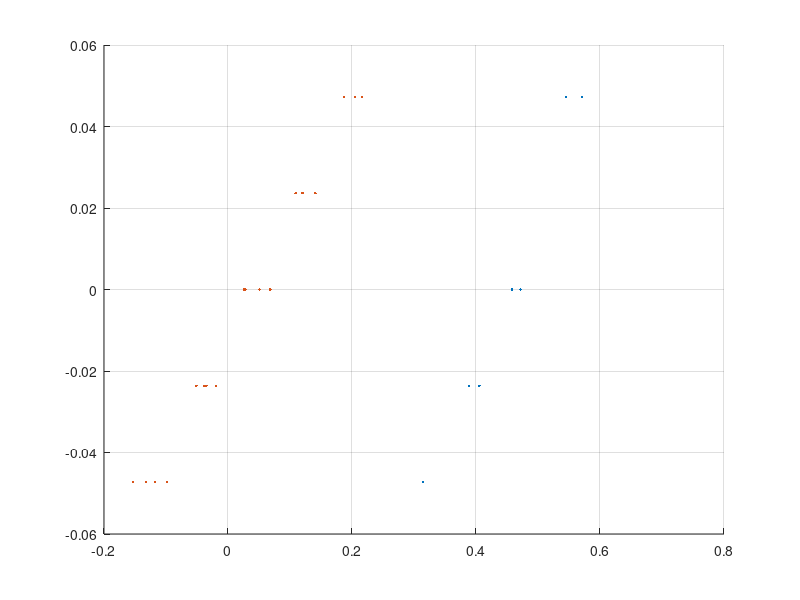

The MATLAB script that drew this image: (Note: this script raises an error after producing the figure.)
%% Tilt Cals


clc
close all
figure(5)
hold on
level_cal = 85/3600.; % degrees per tick

rps_tilt_cals_all = {};
isaac_tilt_cals_all = {};

% First cal, indoors
rps_tilt_ticks = [0 1 2 1 0 0];
rps_tilt_meter = [0.113 0.210 0.302 0.204 0.111 0.110]; % in Volts
rps_tilt_cal = polyfit(rps_tilt_meter,level_cal*rps_tilt_ticks,1);
fprintf('RPS 03 Dec 2021: %f deg/V %+0.2fdeg\n', rps_tilt_cal(1),rps_tilt_cal(2))
plot(rps_tilt_meter,level_cal*rps_tilt_ticks,'.')


rps_tilt_ticks = [0 2 1 0 -1 -2 -1];
rps_tilt_meter = [0.1360 0.2610 0.1840 0.1160 0.0345 -0.0445 0.0390];
rps_tilt_cal = polyfit(rps_tilt_meter,level_cal*rps_tilt_ticks,1);
fprintf('RPS ?? Dec 2021: %f deg/V %+0.2fdeg\n', rps_tilt_cal(1),rps_tilt_cal(2))
plot(rps_tilt_meter,level_cal*rps_tilt_ticks,'.')

isaac_tilt_ticks = [0 2 0 1 -1 -2 0];
isaac_tilt_meter = [0.553 0.681 0.558 0.615 0.479 0.407 0.569]+0*(0.644-0.553); % in Volts
isaac_tilt_cal = polyfit(isaac_tilt_meter,level_cal*isaac_tilt_ticks,1);
fprintf('ISAAC 9 Dec 2021: %f deg/V %+0.2fdeg\n', isaac_tilt_cal(1),isaac_tilt_cal(2))
plot(isaac_tilt_meter,level_cal*isaac_tilt_ticks,'.')
isaac_tilt_ticks = [0 -1 -2 -2 -2 -1 0 1 2 1 0];
isaac_tilt_meter = [0.5585 0.4890 0.3885 0.3925 0.3975 0.4725 0.5485 0.6180 0.7180 0.6380 0.5485];
isaac_tilt_cal = polyfit(isaac_tilt_meter,level_cal*isaac_tilt_ticks,1);
fprintf('ISAAC 16 Dec 2021: %f deg/V %+0.2fdeg\n', isaac_tilt_cal(1),isaac_tilt_cal(2))
plot(isaac_tilt_meter,level_cal*isaac_tilt_ticks,'.')

rps_tilt_cals_all{end+1} = rps_tilt_cal;
isaac_tilt_cals_all{end+1} = isaac_tilt_cal;

% RPS - outdoor
inc_tilt_meter = [0.247,0.405,0.550,0.184];
inc_readout = [-0.04 -0.01 +0.03 -0.06]+0.055;
rps_tilt_cal = polyfit(inc_tilt_meter,inc_readout,1);
fprintf('RPS 24 Dec 2021: %f deg/V %+0.2fdeg\n', rps_tilt_cal(1),rps_tilt_cal(2))
plot(inc_tilt_meter,inc_readout,'.')

% isaac
inc_tilt_meter = [0.602,0.276,0.250,0.632,0.315,0.515];
inc_readout = -1*[-0.03 +0.06 +0.08 -0.03 +0.04 -0.03]+0.055;
isaac_tilt_cal = polyfit(inc_tilt_meter,inc_readout,1);
fprintf('ISAAC 24 Dec 2021: %f deg/V %+0.2fdeg\n', isaac_tilt_cal(1),isaac_tilt_cal(2))
plot(inc_tilt_meter,inc_readout,'.')
xlabel('Tilt meter [V]')
ylabel('Cal''d Tilt [^o]')
grid on
%legend()

rps_tilt_cals_all{end+1} = rps_tilt_cal;
isaac_tilt_cals_all{end+1} = isaac_tilt_cal;

clf; hold on;
% Jun 25 calibrations
isaac_tilt_ticks = [0 -1 -2 -1 0 2 2];
isaac_tilt_meter = [0.4718 0.4054 0.314 0.389 0.458 0.545 0.5714];
isaac_inc_readout = [-0.05 -0.04 -0.09 -0.06 -0.03 0.01 0.01];
isaac_tilt_cal = polyfit(isaac_tilt_meter,level_cal*isaac_tilt_ticks,1);
fprintf('ISAAC 25 Jun 2022: %f deg/V %+0.2fdeg\n', isaac_tilt_cal(1),isaac_tilt_cal(2))
plot(isaac_tilt_meter,level_cal*isaac_tilt_ticks,'.')

rps_tilt_ticks = [0 1 2 1 0 -1 -2 -2 -1 0 0 -2 -2 -1 -1 1 1 2 2];
rps_tilt_meter = [0.0278 0.119 0.2049 0.1208 0.051 -0.039 -0.118 -0.153 -0.035 0.068 0.026 -0.0987 -0.132 -0.051 -0.019 0.109 0.141 0.1875 0.216];
rps_inc_readout = [-0.02 -0.01 +0.02 -0.02 -0.05 -0.06 -0.09 -0.09 -0.07 -0.02 -0.02 -0.1 -0.1 -0.06 -0.07];
rps_tilt_cal = polyfit(rps_tilt_meter,level_cal*rps_tilt_ticks,1);
fprintf('RPS 25 Jun 2022: %f deg/V %+0.2fdeg\n', rps_tilt_cal(1),rps_tilt_cal(2))
plot(rps_tilt_meter,level_cal*rps_tilt_ticks,'.')
grid on
rps_tilt_cals_all{end+1} = rps_tilt_cal;
isaac_tilt_cals_all{end+1} = isaac_tilt_cal;


%%
clc
addpath('z:/pipeline/beammap/')
gitdir = fullfile('C:','Users','James','Documents','');
%figdir = fullfile(gitdir,'GitHub','postings','2021mmdd_isaac_test','figs');
figdir = fullfile(gitdir,'GitHub','postings','2023mmdd_isaac_data','figs');
direct = fullfile(gitdir,'GitHub','rps_cal','data','');
prefix = {...
    'isaac_cal_1_with_home_';... %0dB
    'isaac_cal_1_no_home_';... %0dB
    'isaac_cal_2_';... %-30dB
    'isaac_cal_3_';... %-45dB
    'isaac_cal_4_';... %-55dB
    'isaac_cal_1_new_home';... % New homing, Indoor
    'isaac_cal_5_no_home';... % No Homing, Indoor
    'isaac_cal_6_no_home';... % placed outside
    'isaac_cal_7_no_home';... % Moved to same level
    'isaac_cal_8_no_home';... % outside relevel
    'isaac_cal_9_no_home';... % Outside after grid check
    'isaac_cal_10_no_home';... % Homed the RPS. Checking again.
    'isaac_cal_2_with_home';... % Cal with constant homing
    'isaac_cal_3_with_home';... % After bringing it back down and fixing recessed pin.
    'isaac_cal_4_with_home_indoor';... % Indoor test again
    'isaac_cal_5_with_home_indoor';... % Indoor test after installing heater
    'isaac_cal_6_with_home_indoor';... % Indoor test because I'm paranoid
    'isaac_cal_7_with_home_indoor';... % Another indoor test because everything is still shitty.
    'isaac_cal_8_with_home_indoor';... % Added a 'fine' homing switch to the stepper motor.
    'isaac_cal_1_fine_home_check';... % Edited the homing to avoid intermittent homing position.
    'isaac_cal_2_fine_home_check';... % Checking if I'm an idiot...
    'isaac_cal_1_fine_home_check_outdoor';... % Outdoor Check!
    'isaac_cal_1_fine_home_check_outdoor_post';... % Outdoor Check, post obs
    'isaac_cal_1_fine_home_check_indoor_post';... % Indoor Check, post obs
    'isaac_cal_2_fine_home_check_indoor_post';... % Indoor Check, post obs, ISAAC refrozen
    'isaac_cal_3_fine_home_check_indoor_post';... % Indoor Check, post obs, RPS refrozen
    'isaac_cal_jig_nonhome_1';... % RPS jig check 25 Jun 2022 @ 20"
    'isaac_cal_jig_nonhome_2';... % RPS jig check 25 Jun 2022 @ 40"
    'isaac_cal_jig_nonhome_3';... % RPS jig check 28 Jun 2022 @ 40" no changes
    'isaac_cal_jig_nonhome_4';... % RPS jig check 28 Jun 2022 @ 40", changed tilt
    'isaac_cal_jig_nonhome_5';... % RPS jig check 28 Jun 2022 @ 40", back to orig. tilt
    'isaac_cal_jig_nonhome_6';... % RPS jig check 28 Jun 2022 @ 20",
    'isaac_cal_jig_nonhome_7';... % RPS jig check 28 Jun 2022 @ 20", repeat of previous
    'isaac_cal_jig_nonhome_8';... % RPS jig check 29 Jun 2022 @ 20", This was actually homed!
    'isaac_cal_jig_withhome_2';... % 30 Jun 2022 @ 20"; homed. Repeat of last
    'isaac_cal_jig_withhome_3';... % 30 Jun 2022 @ 20"; homed. Repeat of last
    'isaac_cal_jig_withhome_4';... % 29 Jul 2022 @ 37"; homed.
    'isaac_cal_jig_withhome_5';... % 31 Jul 2022 @ 37"; homed. Repeat of last
    'isaac_cal_jig_withhome_6';... % 31 Jul 2022 @ 37"; homed. Zeroed RPS to -0.03
    'isaac_cal_jig_withhome_7';... % 31 Jul 2022 @ 37"; homed. Zeroed ISAAC
    'isaac_cal_jig_withhome_8';... % 31 Jul 2022 @ 37"; homed. Added baffling.
    };

labs = {...;
    '0dB Attenuation, With Homing';...
    '0dB Attenuation, No Homing';...
    '30dB Attenuation, No Homing';...
    '45dB Attenuation, No Homing';...
    '55dB Attenuation, No Homing';...
    'Indoor test with grids, with homing';...
    'Indoor test with grids, No homing';...
    'Outdoor test, No homing';...
    'Outdoor test, Same platform, No Homing';...
    'Outdoor test, Same platform, Releveled';...
    'Outdoor test, After ISAAC grid check';...
    'Outdoor test, Homed RPS once';...
    'Outdoor test, Homed RPS every scan';...
    'Outdoor test, Homed RPS every scan';...
    'Indoor Test, Homed RPS every scan';...
    'Indoor Test, Homed RPS every scan, with stage heater';...
    'Indoor Test, Homed RPS every scan, with stage heater';...
    'Indoor Test, Homed RPS every scan, with stage heater';...
    'Indoor Test, Added Fine Homing Switch';...
    'Indoor Test, Added Fine Homing Switch, Wrong Homing Position';...
    'Indoor Test, Added Fine Homing Switch';...
    'Outdoor Test, With Fine Homing Sw, Homed Every Scan';...
    'Outdoor Test, Post RPS Observation, Homed Every Scan';...
    'Indoor Test, Post RPS Observation';... % 24
    'Indoor Test, Post RPS Observation, ISAAC Refrozen';...
    'Indoor Test, Post RPS Observation, RPS Refrozen';...
    'On Alignment Jig, No Homing, Dist = 20"';... % 27
    'On Alignment Jig, No Homing, Dist = 40"';...
    'On Alignment Jig, No Homing, Dist = 40"';...
    'On Alignment Jig, No Homing, Dist = 40", Tilt -0.2';... %30
    'On Alignment Jig, No Homing, Dist = 40", Tilt -0.4';... %31
    'On Alignment Jig, No Homing, Dist = 20"';... % 32
    'On Alignment Jig, No Homing, Dist = 20", repeat';...
    'On Alignment Jig, Homing, Dist = 20"';...
    'On Alignment Jig, Homing, Dist = 20"';... % 35
    'On Alignment Jig, Homing, Dist = 20"';... % 36
    'On Alignment Jig, Homing, Dist = 37"';... % 37
    'On Alignment Jig, Homing, Dist = 37", repeat';... % 38
    'On Alignment Jig, Homing, Dist = 37", zeroed RPS';... % 39
    'On Alignment Jig, Homing, Dist = 37", zeroed isaac';... % 40
    'On Alignment Jig, Homing, Dist = 37", added baffling';... % 41
    };
if ~exist('meanguess','var')
    meanguess = 0;
end

fd = struct();
flds = {'schnum','rownum','phi','eps','N1','N2','A','time','tilt','istilt','temp','istemp','istilttemp','wgt','fitind','phi_isaac'};
vals = {'prefind','di','parm(1)','parm(2)','parm(3)','parm(4)','parm(5)','nanmean(TIME)',...
    'nanmean(T)','nanmean(T2)','nanmean(TEMP)','nanmean(ISTEMP)','nanmean(ISTILTTEMP)','wgtind','fitind','nanmean(a_isaac)'};
for fldind = 1:length(flds)
    fd.(flds{fldind}) = [];
end

reses = {};
angs = {};

thresh = 0.7;
weighttitles = {'Uniform',sprintf('Amp<%0.1f',thresh),'1/Amp'};
weightnames = {'uniform','threshold','one_on_r'};

fitnames = {'fmin','lsq','complex'};
plotmodcurve = 0;

dists = [ones(1,27), 20*0.0254, ones(1,3)*40*0.0254,ones(1,5)*20*0.0254,ones(1,5)*37*0.0254];
for prefind = 21:36


    if ismember(prefind,[1:20 23:25])
        rpscal = rps_tilt_cals_all{end};
        isaaccal = isaac_tilt_cals_all{end-1};
    elseif ismember(prefind,[21:22])
        rpscal = rps_tilt_cals_all{end};
        isaaccal = isaac_tilt_cals_all{end-1};
    elseif ismember(prefind,[26:length(prefix)])
        rpscal = rps_tilt_cals_all{end};
        isaaccal = isaac_tilt_cals_all{end-1};
        %isaaccal = [0.28 -0.1778];
    end

    d = dir(fullfile(direct,[prefix{prefind} '_scan*']));
    disp(labs{prefind})
    data = {};
    for di = 1:length(d)
        if ~ismember(prefind, [8:21 22:26])
            %disp(d(di).name)
            data{di} = load_lj_data(fullfile(direct,d(di).name));
        else
            %disp([prefix{prefind} sprintf('_scan_%i_loop_1.csv',di-1)])
            data{di} = load_lj_data(fullfile(direct,[prefix{prefind} ...
                sprintf('_scan_%i_loop_1.csv',di-1)]));
        end
    end
    for fitind = 2%1:length(fitnames)
        %fittype=fitnames{fitind};
        fittype = 'lsq';
        for wgtind = 1%1:3

            lock_cal = 50/10; %mV per V
            if strcmp(fittype,'complex')
                parms = NaN(length(data),7);
            else
            parms = NaN(length(data),5);
            end
            [times, chis, itempstd, itempmn] = deal(NaN(length(data)));
            [mod_curve, res] = deal(NaN(length(unique(data{1}.Angle)),length(data)));


            if plotmodcurve
                fig = figure(prefind);
                fig.Position(3:4) = [1000,300];
                clf; hold on;
            end
            for di = 1:length(data)
                a = unique(data{di}.Angle);
                [R, Rs, T, T2, TIME, TEMP, ISTILTTEMP, ISTEMP] = deal([]);
                for ai = 1:length(a)
                    aind = data{di}.Angle == a(ai);
                    R = [R; mean(sqrt(data{di}.X(aind).^2+data{di}.Y(aind).^2))];
                    Rs = [Rs; std(sqrt(data{di}.X(aind).^2+data{di}.Y(aind).^2))];
                    T = [T; median(polyval(rpscal,data{di}.Tilt(aind)))];
                    TIME = [TIME; mean(data{di}.Time(aind))];
                    TEMP = [TEMP; mean(data{di}.Temp(aind))];
                    if prefind>7
                        ISTEMP = [ISTEMP; data{di}.ISTemp(aind)];
                        ISTILTTEMP = [ISTILTTEMP; data{di}.ISTiltTemp(aind)];
                    end

                    try
                        T2 = [T2; median(polyval(isaaccal,data{di}.ISTilt(aind)))];
                    catch
                        T2 = 0;
                    end

                end
                R = R./max(R);

                switch wgtind
                    case 1
                        w = 1;
                        %w = 1./Rs.^2;
                    case 2
                        w = R<0.7*max(R);
                    case 3
                        w = 1./(R+1)-min(1./(R+1));
                end

                itempstd(di) = nanstd(ISTILTTEMP);
                itempmn(di) = nanmean(ISTILTTEMP);
                if ismember(prefind, [6:18])
                    homeangle = 0.77;
                elseif ismember(prefind,[12,20,22:length(prefix)])
                    homeangle = 5.454545;
                else
                    homeangle = 0;
                end


                % We're measuring the angle of the ISAAC WRT gravity:
                % Clockwise looking at ISAAC is positive
                % RPS has opposite parity
                % Angle_out = RPS_angle - RPS tilt - RPS grid horz. + ISAAC Tilt + ISAAC grid horz.
                rps_tilt = T;
                rps_grid = homeangle;
                isaac_tilt = T2;
                isaac_grid = 0.19;%0.17;
                a = a + rps_tilt - rps_grid;% + isaac_tilt + isaac_grid;
                % ISAAC grid and tiltmeter are set up the same as the RPS
                % So the ISAAC angle in the RPS coordinate system is
                % flipped sign.
                a_isaac = -1*mean(isaac_tilt - isaac_grid);
                               
                
                mod_curve(:,di) = R;

                mxfev = 100000;
                mxiter = 100000;
                options = optimset('TolFun',1e-10,'MaxIter',mxiter,'MaxFunEvals',mxfev,'Display','off');
                lb = [-20 -0.5 -10 -10 0];
                ub = [20 0.5 10 10 10];
                meanguess = 0;%0;
                for nind = 1%1:3

                    guess = [meanguess,0.002,0,0,max(R)/2]+1e-6;
                    %fittype = 'lsq';
                    switch fittype
                        case 'basic'
                            modfunc = @(ang,e,A) A/2*(cosd(2*(a-ang))-(e+1)/(e-1))+(0*cosd(a-T)+0*sind(a-T));
                            chifun = @(x) sum((R-modfunc(x(1),x(2),x(3))).^2);
                            parm = fminsearch(chifun,[0.75,0,max(R)]);
                            %plot(a,R-modfunc(parm(1),parm(2),parm(3)))
                            res(:,di) = R-modfunc(parm(1),parm(2),parm(3));
                        case 'fmin'

                            modfunc = @(ang,e,A,N1,N2) A/2*(cosd(2*(a-ang))-(e+1)/(e-1)).*(N1*cosd(a)+N2*sind(a)+1);
                            chifun = @(x) sum((R-modfunc(x(1),x(2),x(3),x(4),x(5))).^2);

                            chifun = @(x) sum(w.*(R-rps_get_mod_model(x,a)).^2);

                            parm = fminsearch(chifun,guess,options);
                            res(:,di) = R-modfunc(parm(1),parm(2),parm(3),parm(4),parm(5));

                        case 'lsq0'
                            lb = [-20 -0.5 -10 -10 0];
                            ub = [20 0.5 10 10 1e6];
                            parm = lsqcurvefit(@rps_get_mod_model,guess,a,R,lb,ub,options);
                            res(:,di) = R-rps_get_mod_model(parm,a);
                        case 'lsq'

                            chifunc = @(p) w.*(R-rps_get_mod_model(p,a));
                            parm = lsqnonlin(chifunc,guess,lb,ub,options);
                            res(:,di) = R-rps_get_mod_model(parm,a);
                        case 'complex'
                            
                            
                            
                            MIRROR = false;
                            PLOT = false;
                            source = struct();
                            source.azimuth = 0;
                            source.elevation = 0;
                            source.distance = dists(prefind); % meters
                            source.height = source.distance*tand(source.elevation); % meters;
                            source.type = 'other';
                            B3 = [1,0,0];
                            B1 = [0,0,1];
                            A = [0,0,0];
                            
                            if 0
                                lb = [-10 -0.5 -10 -10 -10 -10 0 -0.5 -0.5];
                                ub = [10 0.5 10 10 10 10 10 0.5 0.5];
                                guess = [0,0,0,0,0,0,1,0,0];



                                modfunc = @(p) rps_get_mod_model_vectors(p(1:7),a,[0,p(8),p(9)],B3,B1,source,false,false);
                                chifunc = @(p) w.*(R-modfunc(p)');
                            else
                                lb = [-10 -0.5 -10 -10 -10 -10 0];
                                ub = [10 0.5 10 10 10 10 10];
                                guess = [0,0,0,0,0,0,1];
                                chifunc = @(p) ( 1.*(R-rps_get_mod_model_vectors(p,a',A,B3,B1,source,MIRROR,PLOT)') );
                            end
                            try

                                parm = lsqnonlin(chifunc,guess+1E-6,lb,ub,options);
                            catch
                                parm = NaN(1,7);
                            end
                            res(:,di) = chifunc(parm);
                            parm(1) = -parm(1);
                    end

                    parms(di,1:length(parm)) = parm;
                    times(di) = mean(TIME);
                    meanguess = nanmean(parms(:,1));
                    if plotmodcurve
                        
                        fig = figure(prefind);
                        %plot(a,R)
                        ind1 = 1:7;
                        ind2 = 7:13;
                        plot(res(:,di))
                        ylim([-1 1]*0.01)
                        %plot(R(ind1)-R(ind2));
                        %ylim([-1 1]*0.04)
                        %xlim([-1 1]*190)
                        %ylim([-0.1,6])
                        xlabel('Angle (^o)')
                        ylabel('Lock-In X (Volts)')
                        grid on
                        title(labs{prefind})

                    end
                    %plot(a,res(:,di))

                end

                if abs(R(1)-R((length(R)+1)/2))<0.05
                    for fldind = 1:length(flds)
                        eval(sprintf('fd.%s(end+1) = %s;',flds{fldind},vals{fldind}))
                    end
                    angs{end+1} = a;
                    parm(1) = 0;
                    reses{end+1} = R-rps_get_mod_model(parm,a);
                else
                    parms(di,1:length(parm)) = NaN(1,length(parm));
                end

            end

%             % cuts
%             switch prefind
%                 case 19
%                     ind = [4:6 8:size(parms,1)];
%                 case 23
%                     ind = 2:size(parms,1);
%                 case 26
%                     ind = [1, 3:size(parms,1)];
%                 otherwise
%                     ind = 1:size(parms,1);
%             end
%             parms = parms(ind,:);

            if 0
                lims = {[-0.5 1.5] [0 1]*0.06};
                offs = {0 0};
                titles = {'\phi [Degrees]','\epsilon'};
                fig = figure(2);
                fig.Position(3:4) = [560*2 420];
                clf; hold on;

                for parmind = 1:2
                    subplot(1,2,parmind)
                    resolution = 20;
                    edges = lims{parmind}(1):diff(lims{parmind})/resolution:lims{parmind}(2)+offs{parmind};
                    N = histc(parms(:,parmind),edges);
                    bar(edges,N,'histc')
                    xlim(lims{parmind}+offs{parmind})
                    xlabel(titles{parmind});
                    ylabel('N')
                    title({labs{prefind},...
                        sprintf('Mean=%0.3f STD=%0.3f N=%02d, %s',nanmean(parms(:,parmind)),nanstd(parms(:,parmind)),length(data),weighttitles{wgtind})})
                    grid on
                end

                saveas(fig,fullfile(figdir,sprintf('isaac_cal_%03d_%s_%s.png',prefind,weightnames{wgtind},fittype)))
            end
        end
    end
    fprintf('Angle: %0.3f +/- %0.3f\n',nanmean(parms(:,1))-a_isaac,nanstd(parms(:,1)))
    fprintf('Eff: %0.4f +/- %0.4f\n',nanmean(parms(:,2)),nanstd(parms(:,2)))
end


%% Look the jig data

for wgtind = 1%1:3
    fig = figure(2+wgtind);
    clf; hold on;
    % ind = ismember(fd.schnum,[28:31 37:39]) & fd.wgt == wgtind;
    % plot(fd.schnum(ind),fd.phi(ind)+1*5.454545-1*fd.tilt(ind)-1*fd.istilt(ind),'.')
    % ind = ~ismember(fd.schnum,[28:31 37:39]) & fd.wgt == wgtind;
    % plot(fd.schnum(ind),fd.phi(ind)+1*5.454545-1*fd.tilt(ind)-1*fd.istilt(ind),'.')
    ind = true(size(fd.schnum)) & fd.wgt == wgtind;
    %ind = ismember(fd.schnum,[27, 32:36]) & fd.wgt == wgtind;
    plot(fd.schnum(ind),fd.phi(ind)-fd.phi_isaac(ind),'.','MarkerSize',14);
    
    plot(fd.schnum(ind),fd.tilt(ind),'.','MarkerSize',14)
    plot(fd.schnum(ind),-1*fd.istilt(ind),'x','MarkerSize',14)
    plot(fd.schnum(ind),fd.phi_isaac(ind),'x','MarkerSize',14)
    ylim([-1 1])
    grid on
    %xlim([26 37])
end

%% Look the jig data

vals = {fd.temp*1000, fd.istemp*1000, fd.istilttemp*100+273.15};
vals = {fd.N1,fd.N2}
%vals = {fd.A};
%fig = figure(2+wgtind);
clf; hold on;
for valind = 1:length(vals)
    ind = true(size(fd.schnum)) & fd.wgt == wgtind;
    plot(fd.schnum(ind),vals{valind}(ind),'.');
    %plot(fd.phi(ind),vals{valind}(ind),'.');
    % ind = ismember(fd.schnum,[28:31 37:39]) & fd.wgt == wgtind;
    % plot(fd.schnum(ind),vals{valind}(ind),'.');
    % ind = ~ismember(fd.schnum,[28:31 37:39]) & fd.wgt == wgtind;
    % plot(fd.schnum(ind),vals{valind}(ind),'.');
end
%ylim([-1 7])
grid on

%% look at residuals

ind = find(fd.schnum==37 & fd.wgt==3);
figure(6);
clf; hold on;
for rowind = ind
    plot(angs{rowind},reses{rowind})

end

%% Tilt / Temp Plots

plotflag = 1;
temp = [];
figure(4)
clf; hold on;
for di =1:length(data)
    if plotflag==1
        plot(data{di}.Time,polyval(rps_tilt_cal,data{di}.Tilt),'b')
        plot(data{di}.Time,polyval(isaac_tilt_cal,data{di}.ISTilt),'r')
    elseif plotflag==2
        plot(data{di}.Time,data{di}.ISTemp,'r')
        plot(data{di}.Time,data{di}.Temp,'b')
    elseif plotflag==3
        plot(data{di}.Time,data{di}.Tilt,'b')
        plot(data{di}.Time,data{di}.ISTilt,'r')
    end
    xlabel('Time')
    grid on
    %temp = [temp; data{di}.Temp];
end


%% Sigma angle vs Attenuation

att = [0,30,40,55];
fit_a = [-2.245, -2.238,-2.170,-1.595]+2.245;
sa = [0.0214,0.024,0.242,47.75];
d0 = 1;
d = sqrt(d0^2./10.^(-att/10));
fig = figure(5);
fig.Position = [2500 100 430 300];
clf; hold on;
ax1 = gca;
%hold on;
errorbar(ax1,att,fit_a,sa,'Color','k')
plot(ax1,att,fit_a,'k.')
xlabel('Attenuation [dB]')
ylabel('Angle Estimation [Degrees]')
grid on
ylim(ax1,[-1 1]*0.8)
xlim(ax1,[-5 60])
ax2 = axes('Position', ax1.Position, 'XAxisLocation', 'top', 'YColor', 'none','Color','none');
hold on;
errorbar(ax2,d,fit_a,sa,'Color','k')
plot(ax2,d,fit_a,'k.')
ylim(ax2,[-1 1]*0.8)
ax2.XScale = 'log';
xlim(ax2,sqrt(d0^2./10.^(-[-5 60]/10)))
xlabel(ax2,'Effective Distance [meters]','Position',[23.7138 0.65 -1]);
ax2.XColor = 'b';
%% B3 Obs
labs = {'B3 Obs, with homing',...
    'B3 Obs, with homing, reseat connector',...
    'B3 Obs, no homing',...
    'B3 Obs, no homing'};

ch = {'696 (Pol A)', '697 (Pol B)'};

resolution = 15;
lims = {[87 90.5], [-4, -1.5]};
for fileind = 1:4
    load(fullfile('dev',['rps_motor_check_', sprintf('%1d.mat',fileind)]))

    fig = figure(9+fileind);
    set(fig,'Position',[200 300 800 400])
    clf; hold on;
    for chind = 1:2
        ang = atand(tand(parms(:,1,chind)));
        subplot(1,2,chind)
        edges = lims{chind}(1):diff(lims{chind})/resolution:lims{chind}(2);
        N = histc(ang,edges);
        bar(edges,N,'histc')
        xlim(lims{chind})
        ylim([0,14])
        xlabel('Estimated Angle (^o)')
        ylabel('N')
        title({['Ch: ',ch{chind}];sprintf('Mean: %0.2f STD: %03f',nanmean(ang),nanstd(ang))})
        grid on
    end
    sgtitle(labs{fileind})
    saveas(fig,fullfile(figdir,sprintf('b3_obs_%01d.png',fileind)))
end

%% Grid angles from mill

load('z:/dev/grid_angles_from_mill.mat')
fig = figure(14);
fig.Position = [400 100 560 420];
resolution = 25;
lims = [0 1.1];
edges = lims(1):diff(lims)/resolution:lims(2);
N = histc(grid_angle,edges);
bar(edges,N,'histc')
xlim(lims)
ylim([0,20])
grid on
xlabel('Grid Horizontal')
ylabel('N')
title('Grid Calibration on knee mill')
text(0.05,33/2,sprintf('angle= %0.2f +/- %0.3f',nanmean(grid_angle),nanstd(grid_angle)))
text(0.05,30/2,sprintf('N Samples= %02d',length(grid_angle)))
%saveas(fig,fullfile(figdir,'isaac_cal_mill.png'))


%% B3 Obs
labs = {'B3 Obs, with homing',...
    'B3 Obs, with homing, reseat connector',...
    'B3 Obs, no homing',...
    'B3 Obs, no homing'};

ch = {'696 (Pol A)', '697 (Pol B)'};

resolution = 15;
lims = {[87 90.5], [-4, -1.5]};
for fileind = 1:4
    load(fullfile('dev',['rps_motor_check_', sprintf('%1d.mat',fileind)]))

    fig = figure(9+fileind);
    set(fig,'Position',[200 300 800 400])
    clf; hold on;
    for chind = 1:2
        ang = atand(tand(parms(:,1,chind)));
        subplot(1,2,chind)
        edges = lims{chind}(1):diff(lims{chind})/resolution:lims{chind}(2);
        N = histc(ang,edges);
        plot(atand(tand(parms(:,1,chind))))
        %bar(edges,N,'histc')
        %xlim(lims{chind})
        %ylim([0,14])
        xlabel('Estimated Angle (^o)')
        ylabel('N')
        title({['Ch: ',ch{chind}];sprintf('Mean: %0.2f STD: %03f',nanmean(ang),nanstd(ang))})
        grid on
    end
    sgtitle(labs{fileind})
    %    saveas(fig,fullfile(figdir,sprintf('b3_obs_%01d.png',fileind)))
end

%% Just look at timestreams

for prefind = 8%26%6:length(prefix)
    fig = figure(6);
    clf; hold on;
    d = dir(fullfile(direct,[prefix{prefind} '*']));

    data = {};
    for di = 1:length(d)
        if 0%prefind <= 22
            %disp(d(di).name)
            data{di} = load_lj_data(fullfile(direct,d(di).name));
        else
            %disp([prefix{prefind} sprintf('_scan_%i_loop_1.csv',di-1)])
            data{di} = load_lj_data(fullfile(direct,[prefix{prefind} ...
                sprintf('_scan_%i_loop_1.csv',di-1)]));
        end
    end

    for di = 1:length(data)
        val = 'Tilt';
        plot(data{di}.Time,data{di}.(val))


    end
    grid on


end

